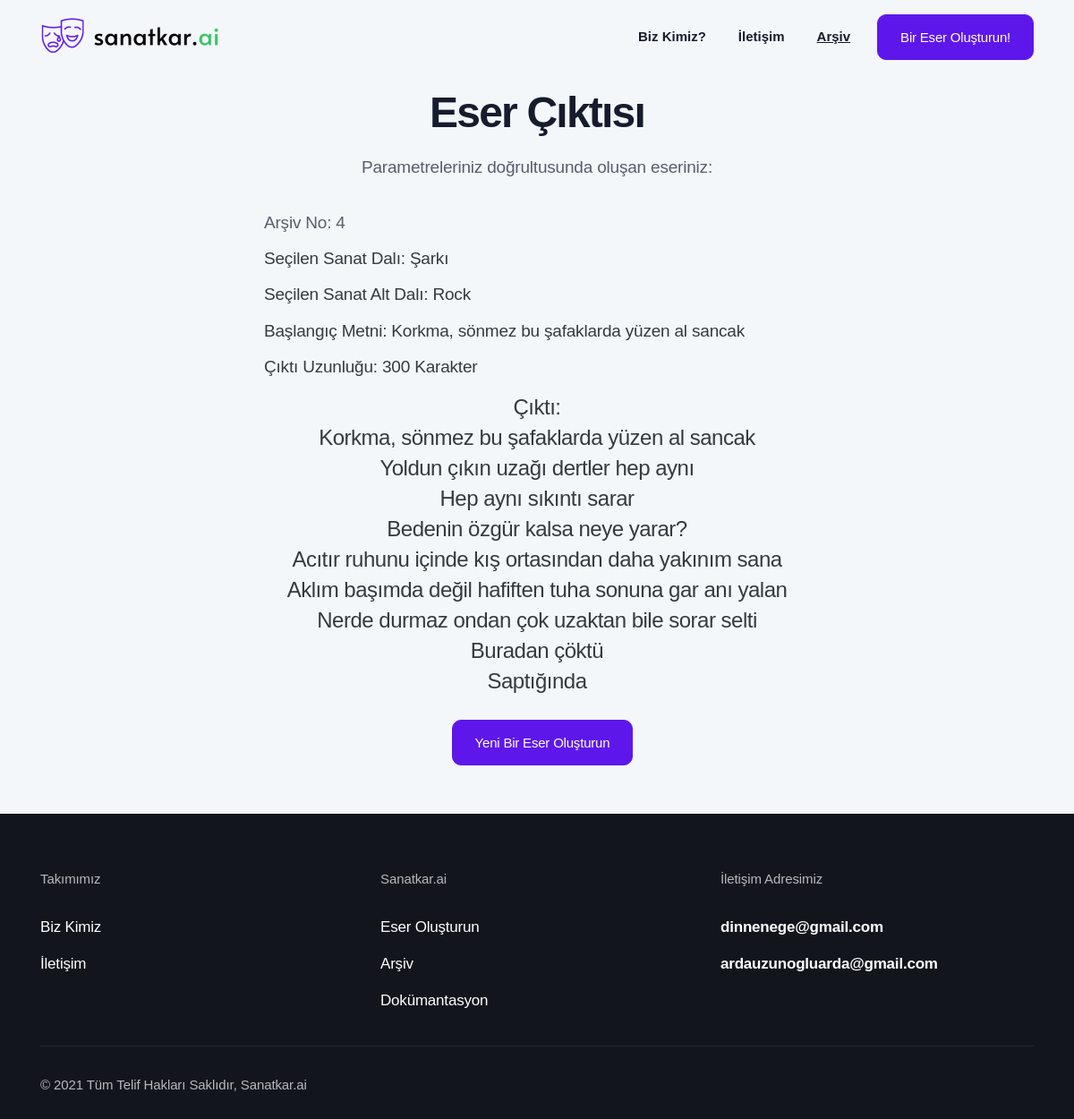
Page /archive/4 on the committed database.
### website/app.py (models this page shows)
class Archive(db.Model):
    id = db.Column(db.Integer, primary_key=True)
    generated_text = db.Column(db.String(600))
    art_branch = db.Column(db.String(10))
    genre = db.Column(db.String(30))
    seed_input = db.Column(db.String(35))
    length_input = db.Column(db.String(3))

### website/app.py (the view)
@app.route("/archive/<int:id>")
def particular_archive_element(id):
    archived_generation = Archive.query.filter_by(id = id).first()
    id = archived_generation.id
    generated_text = archived_generation.generated_text
    art_branch = archived_generation.art_branch
    genre = archived_generation.genre
    seed_input = archived_generation.seed_input
    length_input = archived_generation.length_input
    output = str(generated_text).replace("_", "").replace(")", "").replace("(", "").replace("'", "").replace('"',"").split("\\n")
    output = list(filter(None, output))[:-1]
    return render_template("generator_output.html", id = id, output=output, art_branch=art_branch, genre=genre, seed_input=seed_input, length_input=length_input)

### website/templates/generator_output.html (shortened to what this page needs)
<!DOCTYPE html>
<html lang="en">
<head>
  <link rel="stylesheet" href="{{ url_for('static', filename='css/bootstrap.css') }}">
  <link rel="stylesheet" href="{{ url_for('static', filename='fonts/icon-font/css/style.css') }}">
  <link rel="stylesheet" href="{{ url_for('static', filename='fonts/typography-font/typo.css') }}">
  <link rel="stylesheet" href="{{ url_for('static', filename='fonts/fontawesome-5/css/all.css') }}">
  <link rel="stylesheet" href="{{ url_for('static', filename='plugins/aos/aos.min.css') }}">
  <link rel="stylesheet" href="{{ url_for('static', filename='plugins/fancybox/jquery.fancybox.min.css') }}">
  <link rel="stylesheet" href="{{ url_for('static', filename='plugins/nice-select/nice-select.min.css') }}">
  <link rel="stylesheet" href="{{ url_for('static', filename='plugins/slick/slick.min.css') }}">
  <link rel="stylesheet" href="{{ url_for('static', filename='plugins/date-picker/css/gijgo.min.css') }}" type="text/css" />
  <link rel="stylesheet" href="{{ url_for('static', filename='plugins/theme-mode-switcher/switcher-panel.css') }}">
  <link rel="stylesheet" href="{{ url_for('static', filename='css/main.css') }}">
  <link rel="stylesheet" href="{{ url_for('static', filename='css/theme-mode-custom.css') }}">
  <link rel="stylesheet" href="https://cdnjs.cloudflare.com/ajax/libs/font-awesome/5.15.4/css/all.min.css">
</head>
<body data-theme="light">
  <div class="site-wrapper overflow-hidden">
    <header class="site-header site-header--menu-right  site-header--absolute">
      <div class="container">
        <nav class="navbar site-navbar offcanvas-active navbar-expand-lg  px-0">
          <div class="brand-logo"><a href="/">
              <img src="{{ url_for('static', filename='image/logo-main-black.png') }}" alt="" class="light-version-logo ">
            </a></div>
          <div class="collapse navbar-collapse" id="mobile-menu">
            <div class="navbar-nav-wrapper">
              <ul class="navbar-nav main-menu">
                <li class="nav-item">
                  <a class="text-dark nav-link" href="/about" role="button" aria-expanded="false">Biz Kimiz?</a>
                </li>
                <li class="nav-item">
                  <a class="nav-link" href="/contact" role="button" aria-expanded="false">İletişim</a>
                </li>
                <li class="nav-item">
                  <a class="font-weight-bold nav-link" href="/archive" role="button" aria-expanded="false"><ins>Arşiv</ins></a>
                </li>
              </ul>
            </div>
          </div>
          <div class="header-btn  ml-auto ml-lg-5 mr-6 mr-lg-0 d-none d-xs-block">
            <a class="btn btn-app-page btn-primary gr-text-9 d-none d-xs-inline-flex " href="/generator">
              Bir Eser Oluşturun!
            </a>
          </div>
        </nav>
      </div>
    </header>
    <div class="inner-banner pt-20 pb-md-13 bg-default-2">
      <div class="container">
        <div class="row  justify-content-center pt-5">
          <div class="col-xl-8 col-lg-9 text-center">
            <div class="px-md-15 text-center">
              <h2 class="title gr-text-3 mb-6">Eser Çıktısı</h2>
              <p class="gr-text-8 mb-9">Parametreleriniz doğrultusunda oluşan eseriniz:</p>
              <ul class="w-100 list-unstyled text-left">
                <li class="gr-text-8 mb-3">Arşiv No: <span id="archiveno">{{id}}</span></li>
                <li class="gr-text-8 text-dark mb-3">Seçilen Sanat Dalı: <span id="chosenart">{{art_branch}}</span></li>
                <li class="gr-text-8 text-dark mb-3">Seçilen Sanat Alt Dalı: <span id="chosensubart">{{genre}}</span></li>
                <li class="gr-text-8 text-dark mb-3">Başlangıç Metni: <span id="startingsentence">{{seed_input}}</span></li>
                <li class="gr-text-8 text-dark mb-5">Çıktı Uzunluğu: <span id="outputlength">{{length_input}}</span> Karakter</li>
                <li class="gr-text-6 text-dark mb-8 text-center">Çıktı:</br><span id="output">
                {% for element in output %}
                  {{element}}
                  <br>
                {% endfor %}
                </span></li>
              </ul>
              <div class="header-btn  ml-auto ml-lg-5 mr-6 mr-lg-0 d-xs-block">
                <a class="btn btn-app-page btn-primary gr-text-9 d-xs-inline-flex " href="/generator">
                  Yeni Bir Eser Oluşturun
                </a>
              </div>
            </div>
          </div>
        </div>
      </div>
    </div>
    <div class="bg-default-2 pb-1 ">
    </div>
   <div class="footer-section dark-mode-texts bg-blackish-blue">
    <div class="container">
      <div class="footer-top pt-15">
        <div class="justify-content-center row">
          <div class="col-6 col-lg-4">
            <div class="single-footer mb-13 mb-lg-9">
              <p class="footer-title gr-text-11 mb-7">Takımımız</p>
              <ul class="footer-list list-unstyled">
                <li class="py-2"><a class="gr-text-9 gr-text-color" href="/about">Biz Kimiz</a></li>
                <li class="py-2"><a class="gr-text-9 gr-text-color" href="/contact">İletişim</a></li>
              </ul>
            </div>
          </div>
          <div class="col-6 col-lg-4">
            <div class="single-footer mb-13 mb-lg-9">
              <p class="footer-title gr-text-11 mb-7">Sanatkar.ai</p>
              <ul class="footer-list list-unstyled">
                <li class="py-2"><a class="gr-text-9 gr-text-color" href="/generator">Eser Oluşturun</a></li>
                <li class="py-2"><a class="gr-text-9 gr-text-color" href="/archive">Arşiv</a></li>
                <li class="py-2"><a class="gr-text-9 gr-text-color" href="https://github.com/ardauzunoglu/sanatkar.ai">Dokümantasyon</a></li>
              </ul>
            </div>
          </div>
          <div class="col-md-6 col-lg-4">
            <div class="single-footer mb-13 mb-lg-9">
              <p class="footer-title gr-text-11 mb-7">İletişim Adresimiz</p>
              <ul class="footer-list list-unstyled">
                <li class="py-2"><a class="gr-text-9 text-primary font-weight-bold hover-underline active text-white" href="mailto:dinnenege@gmail.com">dinnenege@gmail.com</a></li>
                <li class="py-2"><a class="gr-text-9 text-primary font-weight-bold hover-underline active text-white" href="mailto:ardauzunogluarda@gmail.com">ardauzunogluarda@gmail.com</a></li>
              </ul>
            </div>
          </div>
        </div>
      </div>
      <div class="copyright-area border-top pt-9 pb-8">
        <div class="row align-items-center">
          <div class="col-lg-6">
            <p class="copyright-text gr-text-11 mb-6 mb-lg-0 gr-text-color-opacity text-center text-lg-left">
              © 2021 Tüm Telif Hakları Saklıdır, Sanatkar.ai
            </p>
          </div>
        </div>
      </div>
    </div>
  </div>
  </div>
</body>
</html>

### rows in the picture
Archive: art_branch "Şarkı", genre "Rock", seed_input "Korkma, sönmez bu şafaklarda yüzen al sancak", length_input "300"

### other values in the picture
{{ id }} "4"
{{ element }} "Korkma, sönmez bu şafaklarda yüzen al sancak" "Yoldun çıkın uzağı dertler hep aynı" "Hep aynı sıkıntı sarar" "Bedenin özgür kalsa neye yarar?" "Acıtır ruhunu içinde kış ortasından daha yakınım sana" "Aklım başımda değil hafiften tuha sonuna gar anı yalan" "Nerde durmaz ondan çok uzaktan bile sorar selti" "Buradan çöktü" "Saptığında"
